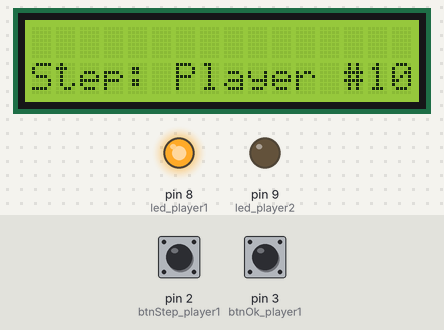
A sketch run on a simulated Arduino Uno, built with avr-gcc and run on an emulated ATmega328P. Shown: 16×2 character LCD, output pins drawn as LEDs (lit = HIGH). The inputs (shaded band) are chosen by the test bench; at power-on: pin 2 (btnStep_player1) LOW, pin 3 (btnOk_player1) LOW. Random numbers use the default seed unless the sketch sets one.

Above: at 1.2 s.
1.3 s: pin 2 (btnStep_player1) pulled HIGH for 1 s
At 1.67 s:
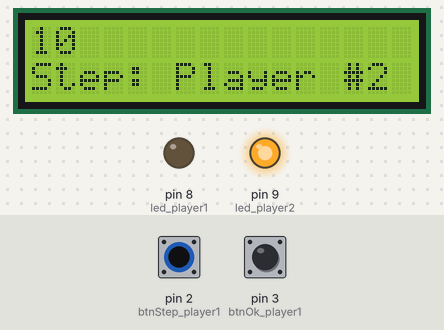
Timing chart, 0 to 4.3 s (numbered marks = the images above; inputs shaded):
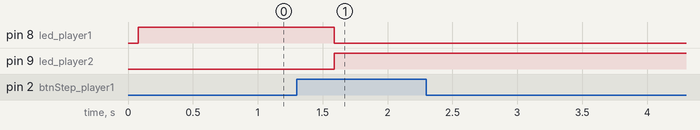

Measured:
- after the input at 1.3 s, pin 8 (led_player1): HIGH → LOW after 0.29 s; pin 9 (led_player2): LOW → HIGH after 0.29 s; the display: first changes after 0.05 s (image 1 shows a later state)

The sketch:

source.ino
```cpp
//My first game for adruino
//Author - JadeWizard//
//Blog - JadeWizard.ru

int btnStep_player1 = 2;
int btnOk_player1 = 3;
int btnStep_player2 = 5;
int btnOk_player2 = 4;
int led_player1 = 8;
int led_player2 = 9;

int u_step = 1; //Текущий ход игрок #1 ходит первый.

int num1 = 0; //Числа первого игрока
int num2 = 0; //Число второго игрока.

int p_step1 = 0; //Кол-во промежуточных шагов.
int p_step2 = 0; //Кол-во промежуточных шагов второго игрока.

int step1 = 0; //Общее кол-во шагов.
int step2 = 0; //Кол-во промежуточных шагов


#include <Wire.h>
#include <LiquidCrystal_I2C.h>

LiquidCrystal_I2C lcd(0x27,16,2);  // set the LCD address to 0x27 for a 16 chars and 2 line display

void setup()
{

  pinMode(led_player1,OUTPUT); //Светодиод первого игрока
  pinMode(led_player2,OUTPUT); //Светодиод второго игрока
  pinMode(btnStep_player1,INPUT); //Кнопка генерации числа #1
  pinMode(btnOk_player1,INPUT); //Кнопка ОК #1
  pinMode(btnStep_player2,INPUT); //Кнопка генерации числа #2
  pinMode(btnOk_player2,INPUT); //Кнопка ОК #2

}

//Функция генерации рандомного числа для игроков.

int rnd_number () {

  int number;

  number = random(48);

  return(number);

}

void loop()
{

  int rnd = 0; //Рандомное число.

  //Если ходит первый игрок, то светодиод 1 = максимум
  //На экране выводим сообщение о том, что ходит игрок RED(#1)
  //И запускаем процедуру генерации случайного чилса.

    lcd.init(); //Инициализурем дисплей
    lcd.backlight(); //Подсветка дисплея

    lcd.setCursor(0,1); //Позиция курсора - 2 строка(нумерация начинается с нуля).

    lcd.print("Step: Player #1");

  if (u_step == 1) {

    if (digitalRead(btnStep_player1) == HIGH) {
      rnd = rnd_number (); //Число первого игрока
      num1 = num1 + rnd; //Подсчитываем общее число.
      p_step1 = p_step1 + 1; //число промежуточных ходов
    }

    if (num1 != 0 && p_step1 > 1 && digitalRead(btnOk_player1) == HIGH) {
      step1 = step1 + 1; //Число общих ходов;
      u_step = 2;
    }

    if (p_step1 == 3) {
      step1 = step1 + 1; //Число общих ходов
      u_step = 2;
    }

    digitalWrite(led_player1,HIGH);
    digitalWrite(led_player2,LOW);

    lcd.print(num1); //Выводим число

 } else {

    digitalWrite(led_player2,HIGH);
    digitalWrite(led_player1,LOW);

    lcd.init(); //Инициализируем дисплей
    lcd.backlight(); //Подсветка

    lcd.print(10); //Выводим число

    lcd.setCursor(0,1); //Смещаем курсор
    lcd.print("Step: Player #2"); //Номер игрока

  }

}
```
